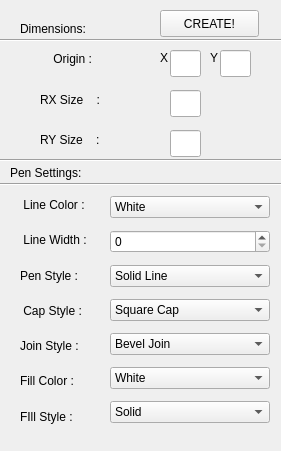
       <widget class="QWidget" name="ellipseAddMenu" native="true">
        <property name="geometry">
         <rect>
          <x>10</x>
          <y>50</y>
          <width>281</width>
          <height>451</height>
         </rect>
        </property>
        <widget class="QLabel" name="ellipseAddMenu_dimensions_heighttLabel">
         <property name="geometry">
          <rect>
           <x>40</x>
           <y>130</y>
           <width>91</width>
           <height>20</height>
          </rect>
         </property>
         <property name="text">
          <string>RY Size    :</string>
         </property>
        </widget>
        <widget class="QLabel" name="ellipseAddMenu_dimensions_upperLefttXLabel">
         <property name="geometry">
          <rect>
           <x>160</x>
           <y>50</y>
           <width>16</width>
           <height>16</height>
          </rect>
         </property>
         <property name="text">
          <string>X</string>
         </property>
        </widget>
        <widget class="QLabel" name="ellipseAddMenu_dimensions_widthLabel">
         <property name="geometry">
          <rect>
           <x>40</x>
           <y>90</y>
           <width>111</width>
           <height>20</height>
          </rect>
         </property>
         <property name="text">
          <string>RX Size    :</string>
         </property>
        </widget>
        <widget class="QLabel" name="ellipseAddMenu_penSettingLabel">
         <property name="geometry">
          <rect>
           <x>10</x>
           <y>164</y>
           <width>101</width>
           <height>17</height>
          </rect>
         </property>
         <property name="text">
          <string>Pen Settings:</string>
         </property>
        </widget>
        <widget class="QLineEdit" name="ellipseAddMenu_dimensions_RY">
         <property name="geometry">
          <rect>
           <x>170</x>
           <y>130</y>
           <width>31</width>
           <height>27</height>
          </rect>
         </property>
        </widget>
        <widget class="QLabel" name="ellipseAddMenu_dimensions_uuperLeftYLabel">
         <property name="geometry">
          <rect>
           <x>210</x>
           <y>50</y>
           <width>16</width>
           <height>16</height>
          </rect>
         </property>
         <property name="text">
          <string>Y</string>
         </property>
        </widget>
        <widget class="QLineEdit" name="ellipseAddMenu_dimensions_RX">
         <property name="geometry">
          <rect>
           <x>170</x>
           <y>90</y>
           <width>31</width>
           <height>27</height>
          </rect>
         </property>
        </widget>
        <widget class="QLabel" name="ellipseAddMenu_dimensionLabel">
         <property name="geometry">
          <rect>
           <x>20</x>
           <y>20</y>
           <width>91</width>
           <height>17</height>
          </rect>
         </property>
         <property name="text">
          <string>Dimensions:</string>
         </property>
        </widget>
        <widget class="Line" name="ellipseAddMenu_penSettings_formatLineBot">
         <property name="geometry">
          <rect>
           <x>-10</x>
           <y>174</y>
           <width>301</width>
           <height>20</height>
          </rect>
         </property>
         <property name="orientation">
          <enum>Qt::Horizontal</enum>
         </property>
        </widget>
        <widget class="Line" name="ellipseAddMenu_penSettings_formatLineTop">
         <property name="geometry">
          <rect>
           <x>-10</x>
           <y>150</y>
           <width>301</width>
           <height>20</height>
          </rect>
         </property>
         <property name="orientation">
          <enum>Qt::Horizontal</enum>
         </property>
        </widget>
        <widget class="Line" name="ellipseAddMenu_dimensions_formatLine">
         <property name="geometry">
          <rect>
           <x>-10</x>
           <y>25</y>
           <width>301</width>
           <height>31</height>
          </rect>
         </property>
         <property name="orientation">
          <enum>Qt::Horizontal</enum>
         </property>
        </widget>
        <widget class="QWidget" name="verticalLayoutWidget_31">
         <property name="geometry">
          <rect>
           <x>110</x>
           <y>190</y>
           <width>160</width>
           <height>241</height>
          </rect>
         </property>
         <layout class="QVBoxLayout" name="verticalLayout_31">
          <item>
           <widget class="QComboBox" name="ellipseAddMenu_penSettings_lineColorCombo">
            <item>
             <property name="text">
              <string>White</string>
             </property>
            </item>
            <item>
             <property name="text">
              <string>Black</string>
             </property>
            </item>
            <item>
             <property name="text">
              <string>Cyan</string>
             </property>
            </item>
            <item>
             <property name="text">
              <string>Dark Cyan</string>
             </property>
            </item>
            <item>
             <property name="text">
              <string>Red</string>
             </property>
            </item>
            <item>
             <property name="text">
              <string>Dark Red</string>
             </property>
            </item>
            <item>
             <property name="text">
              <string>Magenta</string>
             </property>
            </item>
            <item>
             <property name="text">
              <string>Dark Magenta</string>
             </property>
            </item>
            <item>
             <property name="text">
              <string>Green</string>
             </property>
            </item>
            <item>
             <property name="text">
              <string>Dark Green</string>
             </property>
            </item>
            <item>
             <property name="text">
              <string>Yellow</string>
             </property>
            </item>
            <item>
             <property name="text">
              <string>Dark Yellow</string>
             </property>
            </item>
            <item>
             <property name="text">
              <string>Blue</string>
             </property>
            </item>
            <item>
             <property name="text">
              <string>Dark Blue</string>
             </property>
            </item>
            <item>
             <property name="text">
              <string>Grey</string>
             </property>
            </item>
            <item>
             <property name="text">
              <string>Dark Grey</string>
             </property>
            </item>
            <item>
             <property name="text">
              <string>Light Grey</string>
             </property>
            </item>
           </widget>
          </item>
          <item>
           <widget class="QSpinBox" name="ellipseAddMenu_penSettings_lineWidthSpinBox"/>
          </item>
          <item>
           <widget class="QComboBox" name="ellipseAddMenu_penSettings_penStyleCombo">
            <item>
             <property name="text">
              <string>Solid Line</string>
             </property>
            </item>
            <item>
             <property name="text">
              <string>Dash Line</string>
             </property>
            </item>
            <item>
             <property name="text">
              <string>Dot Line</string>
             </property>
            </item>
            <item>
             <property name="text">
              <string>Dash-Dot Line</string>
             </property>
            </item>
            <item>
             <property name="text">
              <string>Dash-Dot-Dot Line</string>
             </property>
            </item>
           </widget>
          </item>
          <item>
           <widget class="QComboBox" name="ellipseAddMenu_penSettings_capStyleCombo">
            <item>
             <property name="text">
              <string>Square Cap</string>
             </property>
            </item>
            <item>
             <property name="text">
              <string>Flat Cap</string>
             </property>
            </item>
            <item>
             <property name="text">
              <string>Round Cap</string>
             </property>
            </item>
           </widget>
          </item>
          <item>
           <widget class="QComboBox" name="ellipseAddMenu_penSettings_joinStyleCombo">
            <item>
             <property name="text">
              <string>Bevel Join</string>
             </property>
            </item>
            <item>
             <property name="text">
              <string>Miter Join</string>
             </property>
            </item>
            <item>
             <property name="text">
              <string>Round Join</string>
             </property>
            </item>
           </widget>
          </item>
          <item>
           <widget class="QComboBox" name="ellipseAddMenu_penSettings_brushColorCombo">
            <item>
             <property name="text">
              <string>White</string>
             </property>
            </item>
            <item>
             <property name="text">
              <string>Black</string>
             </property>
            </item>
            <item>
             <property name="text">
              <string>Cyan</string>
             </property>
            </item>
            <item>
             <property name="text">
              <string>Dark Cyan</string>
             </property>
            </item>
            <item>
             <property name="text">
              <string>Red</string>
             </property>
            </item>
            <item>
             <property name="text">
              <string>Dark Red</string>
             </property>
            </item>
            <item>
             <property name="text">
              <string>Magenta</string>
             </property>
            </item>
            <item>
             <property name="text">
              <string>Dark Magenta</string>
             </property>
            </item>
            <item>
             <property name="text">
              <string>Green</string>
             </property>
            </item>
            <item>
             <property name="text">
              <string>Dark Green</string>
             </property>
            </item>
            <item>
             <property name="text">
              <string>Yellow</string>
             </property>
            </item>
            <item>
             <property name="text">
              <string>Dark Yellow</string>
             </property>
            </item>
            <item>
             <property name="text">
              <string>Blue</string>
             </property>
            </item>
            <item>
             <property name="text">
              <string>Dark Blue</string>
             </property>
            </item>
            <item>
             <property name="text">
              <string>Gray</string>
             </property>
            </item>
            <item>
             <property name="text">
              <string>Dark Gray</string>
             </property>
            </item>
            <item>
             <property name="text">
              <string>Light Gray</string>
             </property>
            </item>
           </widget>
          </item>
          <item>
           <widget class="QComboBox" name="ellipseAddMenu_penSettings_brushStyleCombo">
            <item>
             <property name="text">
              <string>Solid</string>
             </property>
            </item>
            <item>
             <property name="text">
              <string>No Brush</string>
             </property>
            </item>
            <item>
             <property name="text">
              <string>Dense 1</string>
             </property>
            </item>
            <item>
             <property name="text">
              <string>Dense 2</string>
             </property>
            </item>
            <item>
             <property name="text">
              <string>Dense 3</string>
             </property>
            </item>
            <item>
             <property name="text">
              <string>Dense 4</string>
             </property>
            </item>
            <item>
             <property name="text">
              <string>Dense 5</string>
             </property>
            </item>
            <item>
             <property name="text">
              <string>Dense 6</string>
             </property>
            </item>
            <item>
             <property name="text">
              <string>Dense 7</string>
             </property>
            </item>
            <item>
             <property name="text">
              <string>Horizontal</string>
             </property>
            </item>
            <item>
             <property name="text">
              <string>Vertical</string>
             </property>
            </item>
            <item>
             <property name="text">
              <string>Cross</string>
             </property>
            </item>
            <item>
             <property name="text">
              <string>Back Diag.</string>
             </property>
            </item>
            <item>
             <property name="text">
              <string>Forward Diag.</string>
             </property>
            </item>
            <item>
             <property name="text">
              <string>Diag. Cross</string>
             </property>
            </item>
           </widget>
          </item>
         </layout>
        </widget>
        <widget class="QLabel" name="ellipseAddMenu_dimensions_originLabel">
         <property name="geometry">
          <rect>
           <x>30</x>
           <y>50</y>
           <width>81</width>
           <height>17</height>
          </rect>
         </property>
         <property name="text">
          <string>       Origin :</string>
         </property>
        </widget>
        <widget class="QPushButton" name="ellipseAddMenu_createButton">
         <property name="geometry">
          <rect>
           <x>160</x>
           <y>10</y>
           <width>99</width>
           <height>27</height>
          </rect>
         </property>
         <property name="text">
          <string>CREATE!</string>
         </property>
        </widget>
        <widget class="QLineEdit" name="ellipseAddMenu_dimensions_originY">
         <property name="geometry">
          <rect>
           <x>220</x>
           <y>50</y>
           <width>31</width>
           <height>27</height>
          </rect>
         </property>
        </widget>
        <widget class="QLineEdit" name="ellipseAddMenu_dimensions_originX">
         <property name="geometry">
          <rect>
           <x>170</x>
           <y>50</y>
           <width>31</width>
           <height>27</height>
          </rect>
         </property>
        </widget>
        <widget class="QWidget" name="verticalLayoutWidget_32">
         <property name="geometry">
          <rect>
           <x>20</x>
           <y>190</y>
           <width>101</width>
           <height>241</height>
          </rect>
         </property>
         <layout class="QVBoxLayout" name="verticalLayout_32">
          <item>
           <widget class="QLabel" name="ellipseAddMenu_penSettings_lineColorLabel">
            <property name="text">
             <string> Line Color :</string>
            </property>
           </widget>
          </item>
          <item>
           <widget class="QLabel" name="ellipseAddMenu_penSettings_lineWidthLabel">
            <property name="text">
             <string> Line Width :</string>
            </property>
           </widget>
          </item>
          <item>
           <widget class="QLabel" name="ellipseAddMenu_penSettings_penStyleLabel">
            <property name="text">
             <string>Pen Style :</string>
            </property>
           </widget>
          </item>
          <item>
           <widget class="QLabel" name="ellipseAddMenu_penSettings_capStyleLabel">
            <property name="text">
             <string> Cap Style :</string>
            </property>
           </widget>
          </item>
          <item>
           <widget class="QLabel" name="ellipseAddMenu_penSettings_joinStyleLabel">
            <property name="text">
             <string>Join Style :</string>
            </property>
           </widget>
          </item>
          <item>
           <widget class="QLabel" name="ellipseAddMenu_penSettings_brushColorLabel">
            <property name="text">
             <string>Fill Color :</string>
            </property>
           </widget>
          </item>
          <item>
           <widget class="QLabel" name="ellipseAddMenu_penSettings_brushStyleLabel">
            <property name="text">
             <string>FIll Style :</string>
            </property>
           </widget>
          </item>
         </layout>
        </widget>
       </widget>
